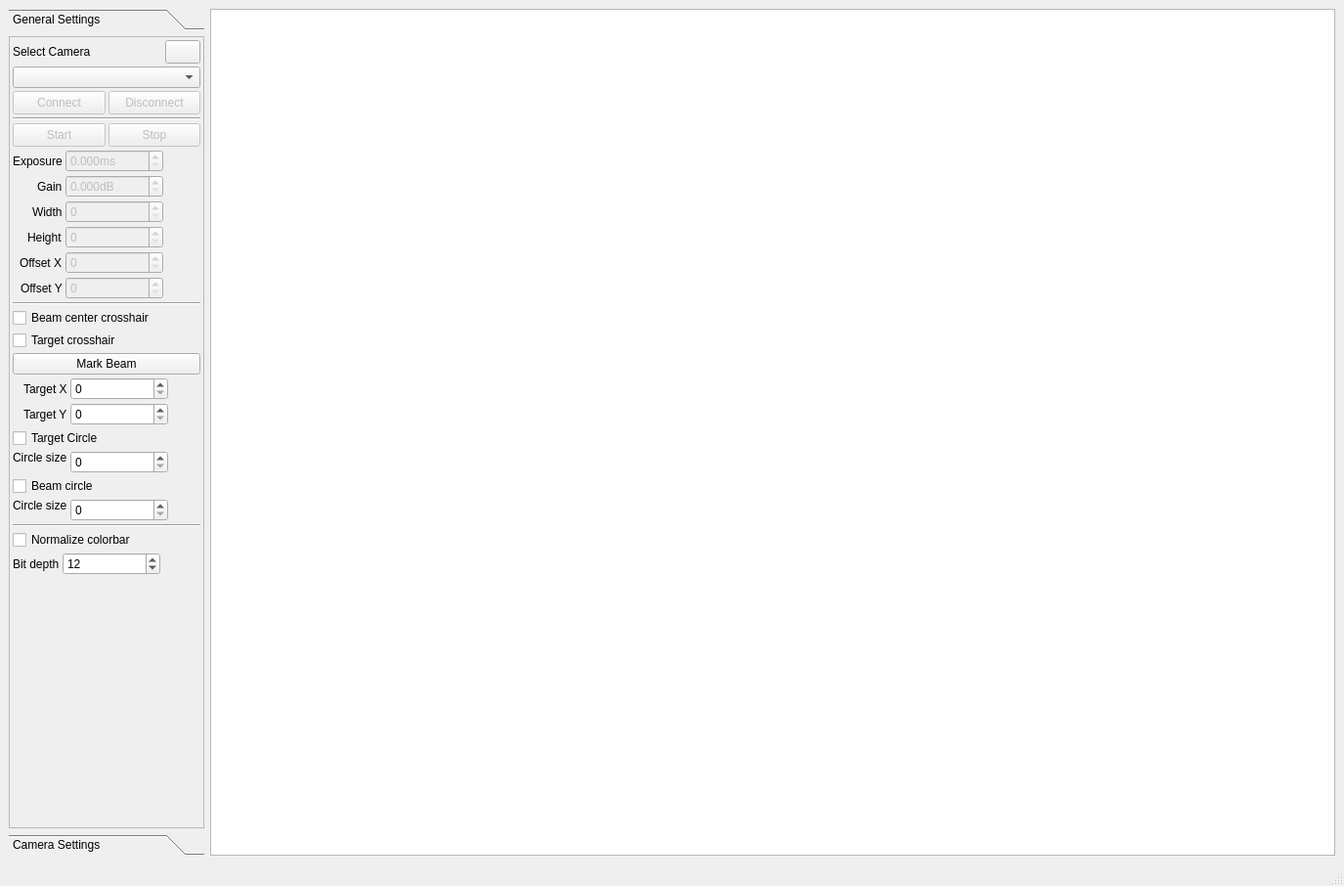
<?xml version="1.0" encoding="UTF-8"?>
<ui version="4.0">
 <class>AlignView</class>
 <widget class="QMainWindow" name="AlignView">
  <property name="geometry">
   <rect>
    <x>0</x>
    <y>0</y>
    <width>1375</width>
    <height>906</height>
   </rect>
  </property>
  <property name="windowTitle">
   <string>MainWindow</string>
  </property>
  <widget class="QWidget" name="centralwidget">
   <layout class="QHBoxLayout" name="horizontalLayout_3">
    <item>
     <widget class="QToolBox" name="toolBox">
      <property name="sizePolicy">
       <sizepolicy hsizetype="Preferred" vsizetype="Preferred">
        <horstretch>0</horstretch>
        <verstretch>0</verstretch>
       </sizepolicy>
      </property>
      <property name="minimumSize">
       <size>
        <width>200</width>
        <height>0</height>
       </size>
      </property>
      <property name="frameShadow">
       <enum>QFrame::Sunken</enum>
      </property>
      <property name="currentIndex">
       <number>0</number>
      </property>
      <widget class="QWidget" name="page">
       <property name="geometry">
        <rect>
         <x>0</x>
         <y>0</y>
         <width>200</width>
         <height>793</height>
        </rect>
       </property>
       <attribute name="label">
        <string>General Settings</string>
       </attribute>
       <layout class="QVBoxLayout" name="verticalLayout_2">
        <property name="leftMargin">
         <number>0</number>
        </property>
        <property name="topMargin">
         <number>0</number>
        </property>
        <property name="rightMargin">
         <number>0</number>
        </property>
        <property name="bottomMargin">
         <number>0</number>
        </property>
        <item>
         <widget class="QFrame" name="frame">
          <property name="frameShape">
           <enum>QFrame::StyledPanel</enum>
          </property>
          <property name="frameShadow">
           <enum>QFrame::Plain</enum>
          </property>
          <layout class="QVBoxLayout" name="verticalLayout">
           <property name="spacing">
            <number>3</number>
           </property>
           <property name="leftMargin">
            <number>3</number>
           </property>
           <property name="topMargin">
            <number>3</number>
           </property>
           <property name="rightMargin">
            <number>3</number>
           </property>
           <property name="bottomMargin">
            <number>3</number>
           </property>
           <item>
            <layout class="QHBoxLayout" name="horizontalLayout">
             <item>
              <widget class="QLabel" name="label">
               <property name="text">
                <string>Select Camera</string>
               </property>
              </widget>
             </item>
             <item>
              <widget class="QPushButton" name="refreshButton">
               <property name="minimumSize">
                <size>
                 <width>0</width>
                 <height>24</height>
                </size>
               </property>
               <property name="maximumSize">
                <size>
                 <width>36</width>
                 <height>16777215</height>
                </size>
               </property>
               <property name="text">
                <string/>
               </property>
               <property name="icon">
                <iconset resource="icon_resources.qrc">
                 <normaloff>:/icons/arrow-circle-double-135.png</normaloff>:/icons/arrow-circle-double-135.png</iconset>
               </property>
              </widget>
             </item>
            </layout>
           </item>
           <item>
            <widget class="QComboBox" name="cameraSelectField"/>
           </item>
           <item>
            <layout class="QHBoxLayout" name="horizontalLayout_2">
             <item>
              <widget class="QPushButton" name="connectButton">
               <property name="enabled">
                <bool>false</bool>
               </property>
               <property name="minimumSize">
                <size>
                 <width>0</width>
                 <height>24</height>
                </size>
               </property>
               <property name="text">
                <string>Connect</string>
               </property>
              </widget>
             </item>
             <item>
              <widget class="QPushButton" name="disconnectButton">
               <property name="enabled">
                <bool>false</bool>
               </property>
               <property name="minimumSize">
                <size>
                 <width>0</width>
                 <height>24</height>
                </size>
               </property>
               <property name="text">
                <string>Disconnect</string>
               </property>
              </widget>
             </item>
            </layout>
           </item>
           <item>
            <widget class="Line" name="line">
             <property name="orientation">
              <enum>Qt::Horizontal</enum>
             </property>
            </widget>
           </item>
           <item>
            <layout class="QHBoxLayout" name="horizontalLayout_4">
             <item>
              <widget class="QPushButton" name="startButton">
               <property name="enabled">
                <bool>false</bool>
               </property>
               <property name="minimumSize">
                <size>
                 <width>0</width>
                 <height>24</height>
                </size>
               </property>
               <property name="text">
                <string>Start</string>
               </property>
               <property name="icon">
                <iconset resource="icon_resources.qrc">
                 <normaloff>:/icons/control.png</normaloff>:/icons/control.png</iconset>
               </property>
              </widget>
             </item>
             <item>
              <widget class="QPushButton" name="stopButton">
               <property name="enabled">
                <bool>false</bool>
               </property>
               <property name="minimumSize">
                <size>
                 <width>0</width>
                 <height>24</height>
                </size>
               </property>
               <property name="text">
                <string>Stop</string>
               </property>
               <property name="icon">
                <iconset resource="icon_resources.qrc">
                 <normaloff>:/icons/control-pause.png</normaloff>:/icons/control-pause.png</iconset>
               </property>
              </widget>
             </item>
            </layout>
           </item>
           <item>
            <layout class="QFormLayout" name="formLayout">
             <property name="fieldGrowthPolicy">
              <enum>QFormLayout::FieldsStayAtSizeHint</enum>
             </property>
             <property name="labelAlignment">
              <set>Qt::AlignRight|Qt::AlignTrailing|Qt::AlignVCenter</set>
             </property>
             <item row="0" column="0">
              <widget class="QLabel" name="label_2">
               <property name="text">
                <string>Exposure</string>
               </property>
              </widget>
             </item>
             <item row="0" column="1">
              <widget class="QDoubleSpinBox" name="exposureField">
               <property name="enabled">
                <bool>false</bool>
               </property>
               <property name="minimumSize">
                <size>
                 <width>100</width>
                 <height>0</height>
                </size>
               </property>
               <property name="maximumSize">
                <size>
                 <width>100</width>
                 <height>16777215</height>
                </size>
               </property>
               <property name="suffix">
                <string>ms</string>
               </property>
               <property name="decimals">
                <number>3</number>
               </property>
               <property name="maximum">
                <double>10000.000000000000000</double>
               </property>
              </widget>
             </item>
             <item row="1" column="0">
              <widget class="QLabel" name="label_3">
               <property name="text">
                <string>Gain</string>
               </property>
              </widget>
             </item>
             <item row="1" column="1">
              <widget class="QDoubleSpinBox" name="gainField">
               <property name="enabled">
                <bool>false</bool>
               </property>
               <property name="minimumSize">
                <size>
                 <width>100</width>
                 <height>0</height>
                </size>
               </property>
               <property name="maximumSize">
                <size>
                 <width>100</width>
                 <height>16777215</height>
                </size>
               </property>
               <property name="suffix">
                <string>dB</string>
               </property>
               <property name="decimals">
                <number>3</number>
               </property>
               <property name="maximum">
                <double>47.930000000000000</double>
               </property>
              </widget>
             </item>
             <item row="2" column="0">
              <widget class="QLabel" name="label_5">
               <property name="text">
                <string>Width</string>
               </property>
              </widget>
             </item>
             <item row="2" column="1">
              <widget class="QSpinBox" name="widthField">
               <property name="enabled">
                <bool>false</bool>
               </property>
               <property name="minimumSize">
                <size>
                 <width>100</width>
                 <height>0</height>
                </size>
               </property>
               <property name="maximumSize">
                <size>
                 <width>100</width>
                 <height>16777215</height>
                </size>
               </property>
               <property name="maximum">
                <number>10000</number>
               </property>
               <property name="singleStep">
                <number>40</number>
               </property>
              </widget>
             </item>
             <item row="3" column="0">
              <widget class="QLabel" name="label_6">
               <property name="text">
                <string>Height</string>
               </property>
              </widget>
             </item>
             <item row="3" column="1">
              <widget class="QSpinBox" name="heightField">
               <property name="enabled">
                <bool>false</bool>
               </property>
               <property name="minimumSize">
                <size>
                 <width>100</width>
                 <height>0</height>
                </size>
               </property>
               <property name="maximumSize">
                <size>
                 <width>100</width>
                 <height>16777215</height>
                </size>
               </property>
               <property name="maximum">
                <number>10000</number>
               </property>
               <property name="singleStep">
                <number>40</number>
               </property>
              </widget>
             </item>
             <item row="4" column="0">
              <widget class="QLabel" name="label_7">
               <property name="text">
                <string>Offset X</string>
               </property>
              </widget>
             </item>
             <item row="4" column="1">
              <widget class="QSpinBox" name="offsetXField">
               <property name="enabled">
                <bool>false</bool>
               </property>
               <property name="minimumSize">
                <size>
                 <width>100</width>
                 <height>0</height>
                </size>
               </property>
               <property name="maximumSize">
                <size>
                 <width>100</width>
                 <height>16777215</height>
                </size>
               </property>
               <property name="maximum">
                <number>10000</number>
               </property>
               <property name="singleStep">
                <number>20</number>
               </property>
              </widget>
             </item>
             <item row="5" column="0">
              <widget class="QLabel" name="label_8">
               <property name="text">
                <string>Offset Y</string>
               </property>
              </widget>
             </item>
             <item row="5" column="1">
              <widget class="QSpinBox" name="offsetYField">
               <property name="enabled">
                <bool>false</bool>
               </property>
               <property name="minimumSize">
                <size>
                 <width>100</width>
                 <height>0</height>
                </size>
               </property>
               <property name="maximumSize">
                <size>
                 <width>100</width>
                 <height>16777215</height>
                </size>
               </property>
               <property name="maximum">
                <number>10000</number>
               </property>
               <property name="singleStep">
                <number>20</number>
               </property>
              </widget>
             </item>
            </layout>
           </item>
           <item>
            <widget class="Line" name="line_2">
             <property name="orientation">
              <enum>Qt::Horizontal</enum>
             </property>
            </widget>
           </item>
           <item>
            <layout class="QFormLayout" name="formLayout_3">
             <property name="fieldGrowthPolicy">
              <enum>QFormLayout::FieldsStayAtSizeHint</enum>
             </property>
             <property name="labelAlignment">
              <set>Qt::AlignRight|Qt::AlignTrailing|Qt::AlignVCenter</set>
             </property>
             <item row="1" column="0" colspan="2">
              <widget class="QCheckBox" name="targetCosshairCheckBox">
               <property name="text">
                <string>Target crosshair</string>
               </property>
              </widget>
             </item>
             <item row="0" column="0" colspan="2">
              <widget class="QCheckBox" name="beamCenterCheckBox">
               <property name="text">
                <string>Beam center crosshair</string>
               </property>
              </widget>
             </item>
             <item row="2" column="0" colspan="2">
              <widget class="QPushButton" name="markBeamButton">
               <property name="text">
                <string>Mark Beam</string>
               </property>
              </widget>
             </item>
             <item row="5" column="0" colspan="2">
              <widget class="QCheckBox" name="checkBox_3">
               <property name="text">
                <string>Target Circle</string>
               </property>
              </widget>
             </item>
             <item row="6" column="0">
              <widget class="QLabel" name="label_11">
               <property name="sizePolicy">
                <sizepolicy hsizetype="Preferred" vsizetype="Fixed">
                 <horstretch>0</horstretch>
                 <verstretch>0</verstretch>
                </sizepolicy>
               </property>
               <property name="text">
                <string>Circle size</string>
               </property>
              </widget>
             </item>
             <item row="6" column="1">
              <widget class="QSpinBox" name="spinBox_6">
               <property name="minimumSize">
                <size>
                 <width>100</width>
                 <height>0</height>
                </size>
               </property>
               <property name="maximumSize">
                <size>
                 <width>100</width>
                 <height>16777215</height>
                </size>
               </property>
              </widget>
             </item>
             <item row="7" column="0" colspan="2">
              <widget class="QCheckBox" name="checkBox_4">
               <property name="text">
                <string>Beam circle</string>
               </property>
              </widget>
             </item>
             <item row="8" column="0">
              <widget class="QLabel" name="label_12">
               <property name="sizePolicy">
                <sizepolicy hsizetype="Preferred" vsizetype="Fixed">
                 <horstretch>0</horstretch>
                 <verstretch>0</verstretch>
                </sizepolicy>
               </property>
               <property name="text">
                <string>Circle size</string>
               </property>
              </widget>
             </item>
             <item row="8" column="1">
              <widget class="QSpinBox" name="spinBox_7">
               <property name="minimumSize">
                <size>
                 <width>100</width>
                 <height>0</height>
                </size>
               </property>
               <property name="maximumSize">
                <size>
                 <width>100</width>
                 <height>16777215</height>
                </size>
               </property>
              </widget>
             </item>
             <item row="3" column="0">
              <widget class="QLabel" name="label_14">
               <property name="text">
                <string>Target X</string>
               </property>
              </widget>
             </item>
             <item row="3" column="1">
              <widget class="QSpinBox" name="targetXField">
               <property name="minimumSize">
                <size>
                 <width>100</width>
                 <height>0</height>
                </size>
               </property>
               <property name="maximumSize">
                <size>
                 <width>100</width>
                 <height>16777215</height>
                </size>
               </property>
              </widget>
             </item>
             <item row="4" column="0">
              <widget class="QLabel" name="label_15">
               <property name="text">
                <string>Target Y</string>
               </property>
              </widget>
             </item>
             <item row="4" column="1">
              <widget class="QSpinBox" name="targetYField">
               <property name="minimumSize">
                <size>
                 <width>100</width>
                 <height>0</height>
                </size>
               </property>
               <property name="maximumSize">
                <size>
                 <width>100</width>
                 <height>16777215</height>
                </size>
               </property>
              </widget>
             </item>
            </layout>
           </item>
           <item>
            <widget class="Line" name="line_3">
             <property name="orientation">
              <enum>Qt::Horizontal</enum>
             </property>
            </widget>
           </item>
           <item>
            <layout class="QFormLayout" name="formLayout_4">
             <item row="0" column="0" colspan="2">
              <widget class="QCheckBox" name="normalizeCheckBox">
               <property name="text">
                <string>Normalize colorbar</string>
               </property>
              </widget>
             </item>
             <item row="1" column="0">
              <widget class="QLabel" name="label_13">
               <property name="text">
                <string>Bit depth</string>
               </property>
              </widget>
             </item>
             <item row="1" column="1">
              <widget class="QSpinBox" name="bitDepthField">
               <property name="minimumSize">
                <size>
                 <width>100</width>
                 <height>0</height>
                </size>
               </property>
               <property name="maximumSize">
                <size>
                 <width>100</width>
                 <height>16777215</height>
                </size>
               </property>
               <property name="minimum">
                <number>4</number>
               </property>
               <property name="maximum">
                <number>16</number>
               </property>
               <property name="value">
                <number>12</number>
               </property>
              </widget>
             </item>
            </layout>
           </item>
           <item>
            <spacer name="verticalSpacer">
             <property name="orientation">
              <enum>Qt::Vertical</enum>
             </property>
             <property name="sizeHint" stdset="0">
              <size>
               <width>20</width>
               <height>0</height>
              </size>
             </property>
            </spacer>
           </item>
          </layout>
         </widget>
        </item>
       </layout>
      </widget>
      <widget class="QWidget" name="page_2">
       <property name="geometry">
        <rect>
         <x>0</x>
         <y>0</y>
         <width>200</width>
         <height>793</height>
        </rect>
       </property>
       <attribute name="label">
        <string>Camera Settings</string>
       </attribute>
       <layout class="QVBoxLayout" name="verticalLayout_3">
        <property name="leftMargin">
         <number>0</number>
        </property>
        <property name="topMargin">
         <number>0</number>
        </property>
        <property name="rightMargin">
         <number>0</number>
        </property>
        <property name="bottomMargin">
         <number>0</number>
        </property>
        <item>
         <widget class="QFrame" name="frame_2">
          <property name="frameShape">
           <enum>QFrame::StyledPanel</enum>
          </property>
          <property name="frameShadow">
           <enum>QFrame::Plain</enum>
          </property>
          <layout class="QVBoxLayout" name="verticalLayout_4">
           <property name="spacing">
            <number>3</number>
           </property>
           <property name="leftMargin">
            <number>3</number>
           </property>
           <property name="topMargin">
            <number>3</number>
           </property>
           <property name="rightMargin">
            <number>3</number>
           </property>
           <property name="bottomMargin">
            <number>3</number>
           </property>
           <item>
            <layout class="QFormLayout" name="formLayout_2">
             <property name="fieldGrowthPolicy">
              <enum>QFormLayout::FieldsStayAtSizeHint</enum>
             </property>
             <property name="labelAlignment">
              <set>Qt::AlignRight|Qt::AlignTrailing|Qt::AlignVCenter</set>
             </property>
             <item row="0" column="0">
              <widget class="QLabel" name="label_4">
               <property name="text">
                <string>Binning</string>
               </property>
              </widget>
             </item>
             <item row="0" column="1">
              <widget class="QSpinBox" name="spinBox">
               <property name="minimumSize">
                <size>
                 <width>100</width>
                 <height>0</height>
                </size>
               </property>
               <property name="maximumSize">
                <size>
                 <width>100</width>
                 <height>16777215</height>
                </size>
               </property>
               <property name="minimum">
                <number>1</number>
               </property>
               <property name="maximum">
                <number>4</number>
               </property>
              </widget>
             </item>
             <item row="2" column="0">
              <widget class="QLabel" name="label_9">
               <property name="text">
                <string>Trigger Source</string>
               </property>
              </widget>
             </item>
             <item row="2" column="1">
              <widget class="QComboBox" name="comboBox">
               <property name="minimumSize">
                <size>
                 <width>100</width>
                 <height>0</height>
                </size>
               </property>
               <property name="maximumSize">
                <size>
                 <width>100</width>
                 <height>16777215</height>
                </size>
               </property>
              </widget>
             </item>
             <item row="1" column="0">
              <widget class="QLabel" name="label_10">
               <property name="text">
                <string>Trigger Mode</string>
               </property>
              </widget>
             </item>
             <item row="1" column="1">
              <widget class="QComboBox" name="comboBox_2">
               <property name="minimumSize">
                <size>
                 <width>100</width>
                 <height>0</height>
                </size>
               </property>
               <property name="maximumSize">
                <size>
                 <width>100</width>
                 <height>16777215</height>
                </size>
               </property>
              </widget>
             </item>
            </layout>
           </item>
           <item>
            <spacer name="verticalSpacer_2">
             <property name="orientation">
              <enum>Qt::Vertical</enum>
             </property>
             <property name="sizeHint" stdset="0">
              <size>
               <width>20</width>
               <height>40</height>
              </size>
             </property>
            </spacer>
           </item>
          </layout>
         </widget>
        </item>
       </layout>
      </widget>
     </widget>
    </item>
    <item>
     <widget class="ImageView" name="imageView">
      <property name="sizePolicy">
       <sizepolicy hsizetype="Expanding" vsizetype="Expanding">
        <horstretch>1</horstretch>
        <verstretch>0</verstretch>
       </sizepolicy>
      </property>
     </widget>
    </item>
   </layout>
  </widget>
  <widget class="QMenuBar" name="menubar">
   <property name="geometry">
    <rect>
     <x>0</x>
     <y>0</y>
     <width>1375</width>
     <height>21</height>
    </rect>
   </property>
  </widget>
  <widget class="QStatusBar" name="statusbar"/>
 </widget>
 <customwidgets>
  <customwidget>
   <class>ImageView</class>
   <extends>QGraphicsView</extends>
   <header>pyqtgraph</header>
  </customwidget>
 </customwidgets>
 <resources>
  <include location="icon_resources.qrc"/>
 </resources>
 <connections/>
</ui>
